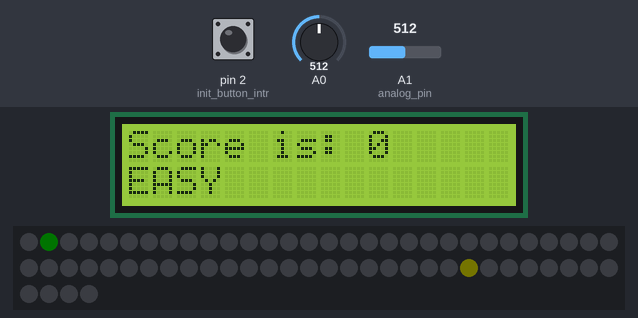
Recording of a sketch running on a simulated Arduino Uno, built with avr-gcc and run on an emulated ATmega328P. Shown: 16×2 character LCD, 64 RGB LEDs in strip order, left to right, continuing on the next row. The inputs (shaded band) are chosen by the test bench; at power-on: pin 2 (init_button_intr) HIGH, A1 (analog_pin) = 512, A0 = 512. Dim RGB values are drawn brighter than linear; random numbers use the default seed unless the sketch sets one.

Above: at 2.4 s.
2.5 s: pin 2 (init_button_intr) pulled LOW for 0.15 s
At 2.83 s:
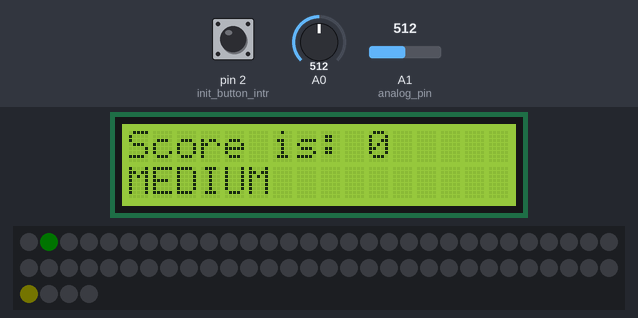
5.5 s: pin 2 (init_button_intr) pulled LOW for 1 s
At 5.74 s:
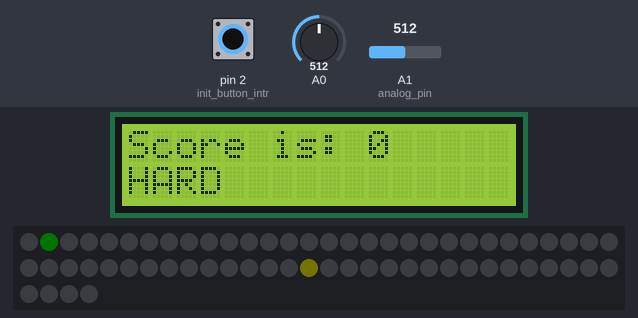
8.0 s: A1 (analog_pin) set to 810
9.6 s: A0 set to 810
11.2 s: A0 set to 790
13.1 s: A0 set to 190
At 17.26 s:
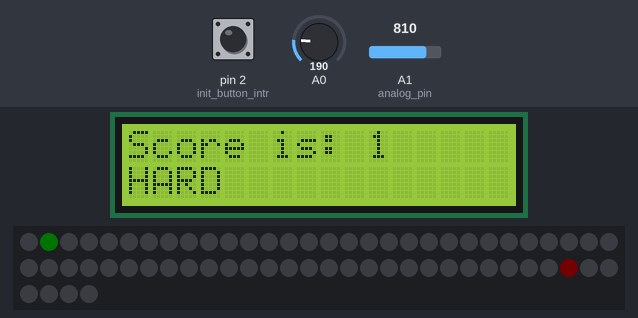
Timing chart, 0 to 18.8 s (numbered marks = the images above; inputs shaded):
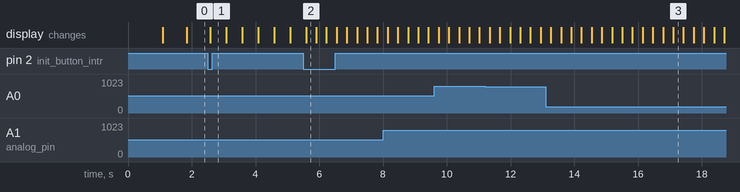

The sketch:

snake.ino
```cpp
#include <Adafruit_NeoPixel.h>
#include <LiquidCrystal_I2C.h>
#include <Wire.h>

#define LED_MATRIX_PIN 6
#define NUMPIXELS 64
#define NR_ROWS 8

Adafruit_NeoPixel pixels(NUMPIXELS, LED_MATRIX_PIN, NEO_GRB + NEO_KHZ800);
LiquidCrystal_I2C lcd(0x27, 16, 2);

#define RUNNING 0
#define GAME_OVER 1

#define UP 0
#define DOWN 1
#define LEFT 2
#define RIGHT 3

#define VERTICAL A0
#define HORIZONTAL A1

#define JOYSTICK_UPPER_THRESHOLD 800
#define JOYSTICK_LOWER_THRESHOLD 200

uint8_t snake_body[NUMPIXELS];
uint8_t prey;
uint8_t snake_dim = 1;
bool must_compute_next_move = 1;
uint8_t game_state;
int was_read = 0;
bool leds_on;
uint8_t score = 0;

#define MAX_LEVEL 3
int current_level = 0;

// values for the OCR1A register; the lower the value, the harder it is
unsigned int speed[MAX_LEVEL];

uint8_t analog_pin = HORIZONTAL;
uint8_t direction = UP; // DEFAULT

void init_converter() {
  ADMUX = 1;
  /* AVCC with external capacitor at AREF pin */
  ADMUX |= (1 << REFS0);

  ADCSRA = 0;
  /* set prescaler at 128 */
  ADCSRA |= (7 << ADPS0);

  // Enable auto-trigger
 // ADCSRA |= (1 << ADATE);
  // Enable Intrerupt
  //ADCSRA |= (1 << ADIE);

  ADCSRA |= (1 << ADEN);
}

void init_timer() {
  TCCR1A = 0;
  TCCR1B = 0;
  TCNT1 = 0;
  OCR1A = speed[current_level];
  TCCR1B |= (1 << WGM12);   // CTC mode
  TCCR1B |= (1 << CS12);    // 256 prescaler
  TIMSK1 |= (1 << OCIE1A);
}

void init_button_intr() {
  pinMode(2, INPUT_PULLUP);
  EICRA = 0;
  EIMSK = 0;

  // falling edge
  EICRA |= 1 << ISC01;

  // activate INT0
  EIMSK |= 1 << INT0;
}

/*
 * checks the input from the joystick
 * return 0 if no input is detected;
 * input is detected if the result is below 200 or above 800
 * input must be read only once between two updates on the RGB LED
*/
bool check_input_detected() {
  uint32_t result = analogRead(analog_pin);

  if (was_read)
    return 0;

  if (result > JOYSTICK_LOWER_THRESHOLD && result < JOYSTICK_UPPER_THRESHOLD)
    return 0;

  // update the direction
  uint8_t prev_direction = direction;
  if (analog_pin == VERTICAL) {
     // A0
     if (result < JOYSTICK_LOWER_THRESHOLD) {
      direction = UP;
     } else if (result > JOYSTICK_UPPER_THRESHOLD) {
      direction = DOWN;
     }
  } else {
      // A1 - HORIZONTAL
      if (result < JOYSTICK_LOWER_THRESHOLD) {
      direction = LEFT;
     } else if (result > JOYSTICK_UPPER_THRESHOLD) {
      direction = RIGHT;
     }
  }

  // change the analog pin if the direction changed
  if (prev_direction != direction) {
    if (analog_pin == HORIZONTAL)
      analog_pin = VERTICAL;
    else
      analog_pin = HORIZONTAL;
  }

  was_read = 1;
  return 1;
}

void start_game() {
  game_state = RUNNING;
  score = 0;
  snake_dim = 1;
  snake_body[0] = random(0, NUMPIXELS);
  prey = random(0, NUMPIXELS);
  direction = UP;
  analog_pin = HORIZONTAL;
}

void compute_next_position() {
  // update the position of the head given the direction
  uint8_t tmp = snake_body[0];
  uint8_t tail = snake_body[snake_dim - 1];

  switch(direction) {
    case UP:
      if (snake_body[0] / NR_ROWS == NR_ROWS - 1) // upper margin
        snake_body[0] %= NR_ROWS; // next position will be the on the lower margin
      else
        snake_body[0] += NR_ROWS;
      break;

    case DOWN:
      if (snake_body[0] / NR_ROWS == 0) // lower margin
        snake_body[0] += NR_ROWS * (NR_ROWS - 1); // next position will be the on the upper margin
      else
        snake_body[0] -= NR_ROWS;
      break;

    case LEFT:
      if (snake_body[0] % NR_ROWS == NR_ROWS - 1) // left margin
        snake_body[0] -= NR_ROWS - 1; // next position will be the on the right margin
      else
        snake_body[0]++;
      break;

    case RIGHT:
      if (snake_body[0] % NR_ROWS == 0) // right margin
        snake_body[0] += NR_ROWS - 1; // next position will be the on the left margin
      else
        snake_body[0]--;
      break;
  }

  // update the vector
  for (int i = 1; i < snake_dim; i++) {
    uint8_t tmp1 = snake_body[i];
    snake_body[i] = tmp;
    tmp = tmp1;
  }

  // if the snake catches the prey, it grows in size
  if (snake_body[0] == prey) {
    snake_body[snake_dim++] = tail;
    score++;

    // also spawn another prey;
    prey = random(0, NUMPIXELS);
  }

  // check if the snake runs into itself
  for (int i = 1; i < snake_dim; i++) {
    if (snake_body[0] == snake_body[i])
      game_state = GAME_OVER;
      leds_on = 1;
  }

}

void print_score() {
  lcd.clear();

  lcd.setCursor(0, 0);
  lcd.print("Score is: ");
  lcd.print(score);

  // printing the level
  lcd.setCursor(0, 1);
  if (current_level == 0)
    lcd.print("EASY");
  else if (current_level == 1)
    lcd.print("MEDIUM");
  else
    lcd.print("HARD");
}

void print_game_over() {
  lcd.clear();

  lcd.setCursor(0, 0);
  lcd.print("Game over!");

  lcd.setCursor(0, 1);
  lcd.print("Final score: ");
  lcd.print(score);

}

// turn on the LEDs in RUNNING mode
void display_running() {
  // next position is always computed if an input from the joystick is detected
  // but if no such input is detected, then it must be computed here
  if (!was_read){
    compute_next_position();
  }

  //Serial.print("yes\n");

 // turn all LEDs off
 pixels.clear();
 bool snake_over_prey = 0;

 // turn on SNAKE LEDs
 for (int i = 1; i < snake_dim; i++) {
    pixels.setPixelColor(snake_body[i], pixels.Color(255, 0, 0));

    if (snake_body[i] == prey)
      snake_over_prey = 1;
 }

 // turn on the LED of the snake's head
 pixels.setPixelColor(snake_body[0], pixels.Color(230, 200, 9));

 // turn on PREY LED only if the prey is not below the snake
 // the prey might spawn on the snake's body
 if (!snake_over_prey)
    pixels.setPixelColor(prey, pixels.Color(0, 255, 0));

 pixels.show();
 was_read = 0;

 // the speed of the game must be updated
 OCR1A = speed[current_level];

 print_score();
}

void display_game_over() {
  if (leds_on) {
    // turn on the leds
    pixels.clear();
    for (int i = 1; i < snake_dim; i++) {
      pixels.setPixelColor(snake_body[i], pixels.Color(255, 0, 0));
    }

    pixels.setPixelColor(snake_body[0], pixels.Color(230, 200, 9));
    pixels.show();
  } else {
    // turn leds off
    pixels.clear();
    pixels.show();
  }

  Serial.println(leds_on);

  leds_on = !leds_on;
  print_game_over();
}

#define MIN_BUTTON_TIME 250
unsigned long last_button_press = 0;

ISR(INT0_vect)
{
  if (millis() - last_button_press < MIN_BUTTON_TIME)
    return;

  last_button_press = millis();

  if (game_state == RUNNING) {
    // increment the current level and reset it if necessary
    if (++current_level == MAX_LEVEL) {
      current_level = 0;
    }
  } else {
    // when pressing the button, the game resets
    start_game();
    }
}

ISR(TIMER1_COMPA_vect) {
  if (game_state == RUNNING)
    display_running();
  else if (game_state == GAME_OVER)
    display_game_over();
}

void setup() {
  Serial.begin(9600);

  lcd.begin();
  lcd.backlight();
  lcd.setCursor(1,0);
  lcd.print("Welcome");

  delay(1000);

  lcd.clear();

  // init the speed vector
  speed[0] = 46500;
  speed[1] = 31250;
  speed[2] = 20000;

  cli();

  init_button_intr();
  //init_converter();
  init_timer();

  sei();
  pixels.begin();

  // setting the brightness to a minimum so that it won't burn your eyes
  pixels.setBrightness(1);

  randomSeed(millis());
  start_game();
}

void loop() {
  if (game_state == RUNNING) {
    if (check_input_detected()) {
      compute_next_position();
    }
  }
}
```
